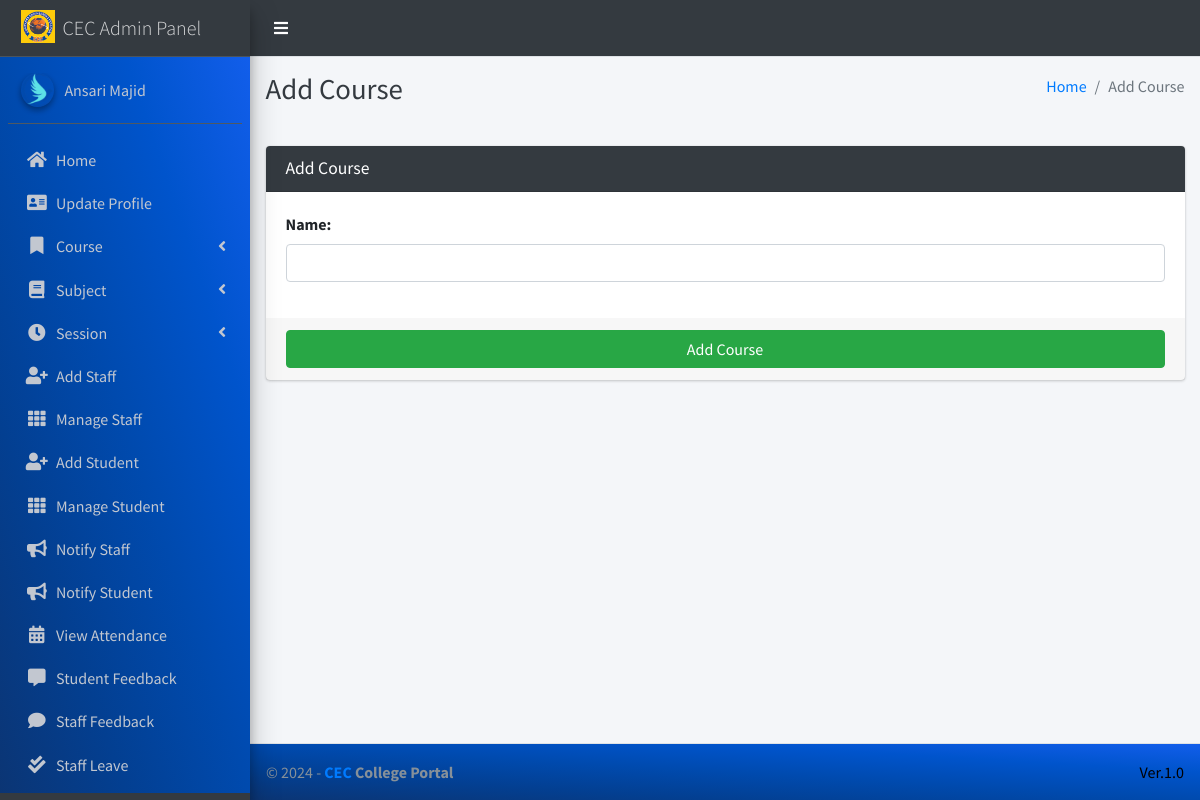
The app's page /course/add (signed in) with its own data.
### main_app/models.py (models this page shows)
class CustomUser(AbstractUser):
    USER_TYPE = ((1, "HOD"), (2, "Staff"), (3, "Student"))
    GENDER = [("M", "Male"), ("F", "Female")]
    username = None  # Removed username, using email instead
    email = models.EmailField(unique=True)
    user_type = models.CharField(default=1, choices=USER_TYPE, max_length=1)
    gender = models.CharField(max_length=1, choices=GENDER)
    profile_pic = models.ImageField()
    address = models.TextField()
    fcm_token = models.TextField(default="")  # For firebase notifications
    created_at = models.DateTimeField(auto_now_add=True)
    updated_at = models.DateTimeField(auto_now=True)
    USERNAME_FIELD = "email"
    REQUIRED_FIELDS = []
    objects = CustomUserManager()
    def __str__(self):
        return  self.first_name + " " + self.last_name

### main_app/hod_views.py (the view, shortened to what this page needs)
# urls.py: path("course/add", hod_views.add_course, name='add_course'),
def add_course(request):
    form = CourseForm(request.POST or None)
    context = {
        'form': form,
        'page_title': 'Add Course'
    }
    return render(request, 'hod_template/add_course_template.html', context)

### main_app/forms.py
class CourseForm(FormSettings):
    def __init__(self, *args, **kwargs):
        super(CourseForm, self).__init__(*args, **kwargs)
    class Meta:
        fields = ['name']
        model = Course

### main_app/templates/hod_template/add_course_template.html
{% extends 'main_app/base.html' %}
{% load static %}
{% block page_title %}{{page_title}}{% endblock page_title %}
{% block content %}
<section class="content">
    <div class="container-fluid">
        <div class="row">
            <div class="col-md-12">
                <div class="card card-dark">
                    <div class="card-header">
                        <h3 class="card-title">{{page_title}}</h3>
                    </div>
                    {% include "main_app/form_template.html" with messages=messages  form=form button_text="Add Course"%}
                </div>
            </div>
        </div>
    </div>
</section>
{% endblock content %}

### main_app/templates/main_app/sidebar_template.html (shortened to what this page needs)
{% load static %}
<aside class="main-sidebar sidebar-dark-info elevation-4">
    {% if request.user.user_type == '1' %}
    <a href="{% url 'admin_home' %}" class="brand-link">
        <img src="{% static 'dist/img/CECLogo.jpg' %} " alt="CEC LOGO"
            class="brand-image " >
        <span class="brand-text font-weight-light" >CEC Admin Panel</span>
    </a>
    <div class="sidebar" style="background-image: linear-gradient(to right top, #0b3574, #033f91, #004aae, #0054cc, #125eeb);">
        <div class="user-panel mt-3 pb-3 mb-3 d-flex">
            <div class="image">
                <img src="{{ request.user.profile_pic}}" class="img-circle elevation-2" alt="User Image">
            </div>
            <div class="info">
                <a href="#" class="d-block">{{user}}</a>
            </div>
        </div>
        <nav class="mt-2">
            <ul class="nav nav-pills nav-sidebar flex-column" data-widget="treeview" role="menu" data-accordion="false">
                <li class="nav-item">
                    {% url 'admin_home' as admin_home %}
                    <a href="{{admin_home}}" class="nav-link {% if admin_home == request.path %} active {% endif %}">
                        <i class="nav-icon fas fa-home"></i>
                        <p>
                            Home
                        </p>
                    </a>
                </li>
                <li class="nav-item">
                    {% url 'admin_view_profile' as admin_view_profile %}
                    <a href="{{admin_view_profile}}"
                        class="nav-link {% if admin_view_profile == request.path %} active {% endif %}">
                        <i class="nav-icon fas fa-address-card"></i>
                        <p>
                            Update Profile
                        </p>
                    </a>
                </li>
                <li class="nav-item has-treeview">
                    <a href="#" class="nav-link" >
                        <i class="nav-icon fas fa-bookmark"></i>
                        <p>
                            Course
                            <i class="fas fa-angle-left right"></i>
                        </p>
                    </a>
                </li>
                <li class="nav-item has-treeview">
                    <a href="#" class="nav-link">
                        <i class="nav-icon fas fa-book"></i>
                        <p>
                            Subject
                            <i class="fas fa-angle-left right"></i>
                        </p>
                    </a>
                </li>
                <li class="nav-item has-treeview">
                    <a href="#" class="nav-link">
                        <i  class="nav-icon fas fa-clock"></i>
                        <p>
                            Session
                            <i class="fas fa-angle-left right"></i>
                        </p>
                    </a>
                </li>
                <li class="nav-item">
                    {% url 'add_staff' as add_staff %}
                    <a href="{{add_staff}}" class="nav-link {% if add_staff == request.path %} active {% endif %}">
                        <i class="nav-icon fas fa-user-plus"></i>
                        <p>
                            Add Staff
                        </p>
                    </a>
                </li>
                <li class="nav-item">
                    {% url 'manage_staff' as manage_staff %}
                    {% url 'edit_staff' staff_id as edit_staff %}
                    <a href="{{manage_staff}}"
                        class="nav-link {% if manage_staff == request.path or request.path == edit_staff %} active {% endif %}">
                        <i class="nav-icon fas fa-th"></i>
                        <p>
                            Manage Staff
                        </p>
                    </a>
                </li>
                <li class="nav-item">
                    {% url 'add_student' as add_student%}
                    <a href="{{add_student}}" class="nav-link  {% if add_student == request.path %} active {% endif %}">
                        <i class="nav-icon fas fa-user-plus"></i>
                        <p>
                            Add Student
                        </p>
                    </a>
                </li>
                <li class="nav-item">
                    {% url 'manage_student' as manage_student %}
                    {% url 'edit_student' student_id as edit_student %}
                    <a href="{{manage_student}}"
                        class="nav-link  {% if edit_student == request.path or manage_student == request.path %} active {% endif %}">
                        <i class="nav-icon fas fa-th"></i>
                        <p>
                            Manage Student
                        </p>
                    </a>
                </li>
                <li class="nav-item">
                    {% url 'admin_notify_staff' as admin_notify_staff %}
                    <a href="{{admin_notify_staff}}"
                        class="nav-link {% if admin_notify_staff == request.path %} active {% endif %}">
                        <i class="nav-icon fas fa-bullhorn"></i>
                        <p>
                            Notify Staff
                        </p>
                    </a>
                </li>
                <li class="nav-item">
                    {% url 'admin_notify_student' as admin_notify_student %}
                    <a href="{{admin_notify_student}}"
                        class="nav-link {% if admin_notify_student == request.path %} active {% endif %}">
                        <i class="nav-icon fas fa-bullhorn"></i>
                        <p>
                            Notify Student
                        </p>
                    </a>
                </li>
                <li class="nav-item">
                    {% url 'admin_view_attendance' as admin_view_attendance %}
                <li class="nav-item">
                    <a href="{{admin_view_attendance}}"
                        class="nav-link  {% if admin_view_attendance == request.path %} active {% endif %}">
                        <i class="nav-icon fas fa-calendar-alt"></i>
                        <p>
                            View Attendance
                        </p>
                    </a>
                </li>
                <li class="nav-item">
                    {% url 'student_feedback_message' as student_feedback_message %}
                    <a href="{{ student_feedback_message }}"
                        class="nav-link  {% if student_feedback_message == request.path %} active {% endif %}">
                        <i class="nav-icon fas fa-comment-alt"></i>
                        <p>
                            Student Feedback
                        </p>
                    </a>
                </li>
                <li class="nav-item">
                    {% url 'staff_feedback_message' as staff_feedback_message %}
                    <a href="{{staff_feedback_message}}"
                        class="nav-link   {% if staff_feedback_message == request.path %} active {% endif %}">
                        <i  class="nav-icon fas fa-comment"></i>
                        <p>
                            Staff Feedback
                        </p>
                    </a>
                </li>
                <li class="nav-item">
                    {% url 'view_staff_leave' as view_staff_leave %}
                    <a href="{{view_staff_leave}}"
                        class="nav-link  {% if view_staff_leave == request.path %} active {% endif %}">
                        <i  class="nav-icon fas fa-check-double"></i>
                        <p>
                            Staff Leave
                        </p>
                    </a>
                </li>
                <li class="nav-item">
                    {% url 'view_student_leave' as view_student_leave %}
                    <a href="{% url 'view_student_leave' %}"
                        class="nav-link  {% if view_student_leave == request.path %} active {% endif %}">
                    </a>
                </li>
                                        {% endif %}
                                    </ul>
                                </nav>
                            </div>
</aside>

### records on screen
CustomUser: user.profile_pic (picture), first_name+last_name "Ansari Majid"

### other values on screen
{{ page_title }} "Add Course"
{{ field.label_tag }} "Name:"
{{ button_text }} "Add Course"
